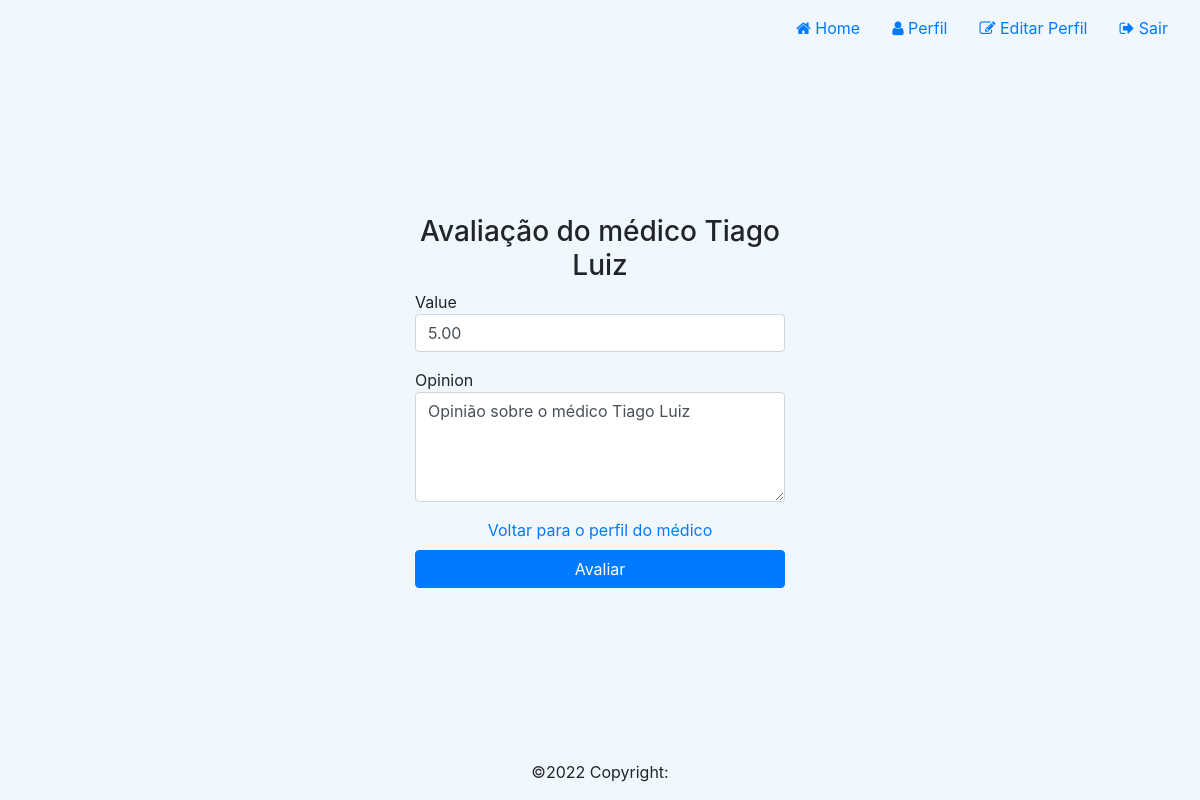
The app's page /medic/rating/3 (signed in) with its own data.
### medicSearch/models/Profile.py (models this page shows, shortened)
class Profile(models.Model):
    user = models.OneToOneField(User, on_delete=models.CASCADE)
    role = models.IntegerField(choices=ROLE_CHOICE, default=3)
    birthday = models.DateField(default=None, null=True, blank=True)
    created_at = models.DateTimeField(auto_now_add=True)
    updated_at = models.DateTimeField(auto_now=True)
    token = models.CharField(max_length=255, null=True, blank=True)
    image = models.ImageField(null=True, blank=True)
    favorites = models.ManyToManyField(User, blank=True, related_name='favorites')
    specialties = models.ManyToManyField(Speciality, blank=True, related_name='specialties')
    addresses = models.ManyToManyField(Address, blank=True, related_name='addresses')

### medicSearch/models/Rating.py (models this page shows, shortened)
class Rating(models.Model):
    user = models.ForeignKey(User, related_name='avaliou', on_delete=models.CASCADE)
    user_rated = models.ForeignKey(User, related_name='avaliado', on_delete=models.CASCADE)
    value = models.DecimalField(max_digits=5, decimal_places=2)
    opinion = models.TextField(null=True, blank=True)
    status = models.BooleanField(default=True)
    created_at = models.DateTimeField(auto_now_add=True, null=True)
    updated_at = models.DateTimeField(auto_now=True, null=True)

### medicSearch/views/MedicView.py (the view)
@login_required
def rate_medic(request, medic_id=None):
    medic = Profile.objects.filter(user__id=medic_id).first()
    rating = Rating.objects.filter(user=request.user, user_rated=medic.user).first()
    message = None
    initial = {'user': request.user, 'user_rated': medic.user}
    if request.method == 'POST':
        ratingForm = MedicRatingForm(request.POST, instance=rating, initial=initial)
    else:
        ratingForm = MedicRatingForm(instance=rating, initial=initial)
    if ratingForm.is_valid():
        ratingForm.save()
        message = {'type': 'success', 'text': 'Avaliação salva com sucesso'}
    else:
        if request.method == 'POST':
            message = {'type': 'danger', 'text': 'Erro ao salvar avaliação'}
    context = {
        'ratingForm': ratingForm,
        'medic': medic,
        'message': message
    }
    return render(request, template_name='medic/rating.html', context=context, status=200)

### medicSearch/forms/MedicForm.py
class MedicRatingForm(ModelForm):
    class Meta:
        model = Rating
        fields = ['user', 'user_rated', 'value', 'opinion']
        widgets = {
            'user': forms.HiddenInput(),
            'user_rated': forms.HiddenInput(),
            'value': forms.NumberInput(attrs={'class': "form-control"}),
            'opinion': forms.Textarea(attrs={'class': "form-control", "rows": 4}),
        }

### medicSearch/templates/medic/rating.html (shortened to what this page needs)
{% extends "base.html" %}
{% load static %}
{% block styles %}<link rel="stylesheet" href="{% static 'css/home.css' %}">{% endblock %}
{% block content %}
<div id="content">
    <div class="container-fluid">
        <div class="row">
            <form class="col-md-4 col-lg-4 offset-md-4 offset-lg-4" method="POST" action="">
                <h3 class="text-center">Avaliação do médico {{ medic.user.get_full_name }}</h3>
                {% for f in ratingForm %}
                    {% if not f.is_hidden %}
                    <div class="form-group">
                        {{ f.label }}
                        {{ f }}
                    </div>
                    {% else %}
                        {{ f }}
                    {% endif %}
                {% endfor %}
                <a href={% url 'profile' medic.user.id %} class="text-center mt-2 mb-2" style="display: block;">Voltar para o perfil do médico</a>
                <button type="submit" class="btn btn-primary">Avaliar</button>
            </form>
        </div>
    </div>
</div>
{% endblock %}

### medicSearch/static/css/global.css (style rules this page uses)
#content { min-height: calc(100vh - 112px); }

### medicSearch/static/css/home.css (style rules this page uses)
body { background-color: #f1f7ff; }
#content form { margin-top: calc(50vh - 241px); }
#content form button { width: 100%; }

### records on screen
Profile: user.get_full_name "Tiago Luiz"
Rating: ratingForm "5.00" "Opinião sobre o médico Tiago Luiz"

### other values on screen
{{ f.label }} "Value" "Opinion"
